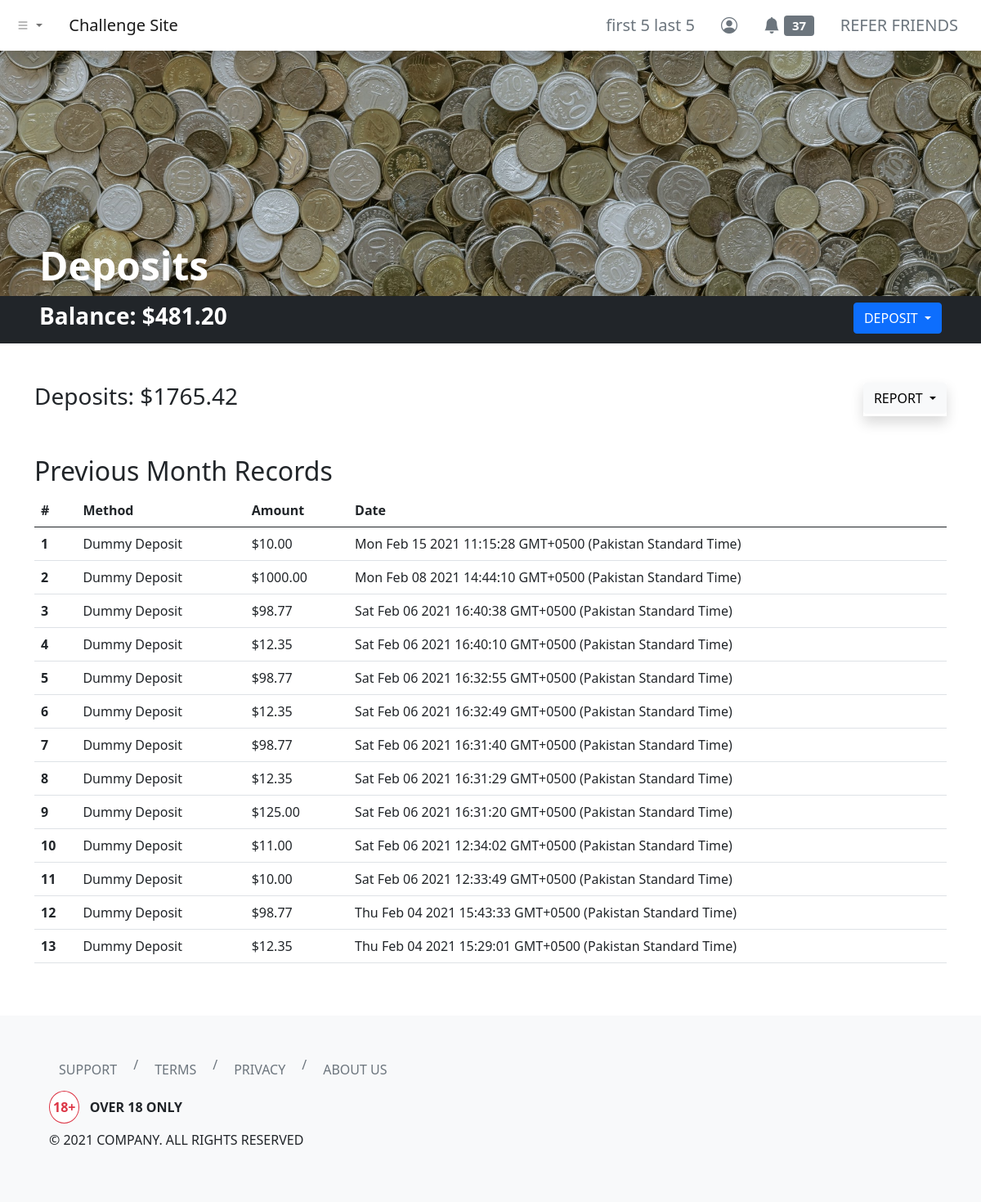
Page /dashboard/deposits/?report-filter=previous-month (signed in) on the committed database.
### tables this page shows
CREATE TABLE `users` (
  `id` int(11) NOT NULL,
  `username` varchar(255) NOT NULL,
  `first_name` varchar(255) NOT NULL,
  `last_name` varchar(255) NOT NULL,
  `email` varchar(255) NOT NULL,
  `user_password` varchar(255) NOT NULL,
  `balance` decimal(65,30) UNSIGNED NOT NULL DEFAULT 0.000000000000000000000000000000,
  `skill_points` int(11) NOT NULL
);

CREATE TABLE `deposit_log` (
  `deposit_id` int(11) NOT NULL,
  `deposit_by` int(11) NOT NULL,
  `method` varchar(255) NOT NULL,
  `amount` decimal(65,30) UNSIGNED NOT NULL,
  `client_date` varchar(255) NOT NULL,
  `server_timestamp` timestamp NOT NULL DEFAULT current_timestamp()
);

### php-apis/clean-input.php (called while the page is built)
<?php
function clean_input($data)
{
    $data = trim($data);
    $data = stripslashes($data);
    $data = htmlspecialchars($data);
    return $data;
}

### dashboard/deposits/index.php (the view, shortened to what this page needs)
<?php
include '../../header.php';
?>
<link rel="stylesheet" href="./index.css">
<div class="hero bg-dark d-flex align-items-end px-5">
    <h1 class="text-white display-5 fw-bold">Deposits</h1>
</div>
<div class="container-fluid bg-dark py-2 px-5">
    <div class="row">
        <div class="col d-flex justify-content-between">
            <h3 class="text-white fw-bold">Balance:
                <?php
                include_once '../../php-apis/db-config.php';
                include_once '../../php-apis/clean-input.php';
                $user_id = $_SESSION['id'];
                $sql3 = "SELECT * FROM users WHERE id=$user_id";
                $result3 = mysqli_query($conn, $sql3);
                if (mysqli_num_rows($result3) > 0) {
                    while ($row3 = mysqli_fetch_assoc($result3)) {
                        echo '$' . number_format($row3['balance'], 2, '.', '');
                    }
                } else {
                    header("Location: ../../php-apis/logout.php");
                    die();
                }
                ?>
            </h3>
            <div class="dropdown">
                <button class="btn btn-primary dropdown-toggle text-uppercase" type="button" data-bs-toggle="dropdown" aria-expanded="false">
                    Deposit
                </button>
            </div>
        </div>
    </div>
</div>
<div class="container my-5">
    <div class="row">
        <div class="col">
            <h3>Deposits:
                <?php
                $sql = "SELECT SUM(amount) AS depositSum FROM deposit_log WHERE deposit_by = $user_id";
                $result = mysqli_query($conn, $sql);
                if (mysqli_num_rows($result) > 0) {
                    while ($row = mysqli_fetch_assoc($result)) {
                        echo '$' . number_format($row['depositSum'], 2, '.', '');
                    }
                } else {
                    echo "$0.00";
                }
                ?>
            </h3>
        </div>
        <div class="col d-flex">
            <div class="dropdown shadow ms-auto">
                <button class="btn btn-light dropdown-toggle text-uppercase" type="button" data-bs-toggle="dropdown" aria-expanded="false">
                    Report
                </button>
            </div>
        </div>
    </div>
</div>
<div class="container my-5">
    <div class="row">
        <div class="col">
            <h2 class="text-capitalize"><?php echo (isset($_GET['report-filter']) && !empty($_GET['report-filter'])) ? (str_replace("-", " ", mysqli_real_escape_string($conn, clean_input($_GET['report-filter'])))) : ("All") ?> Records</h2>
            <table class="table">
                <thead>
                    <tr>
                        <th scope="col">#</th>
                        <th scope="col">Method</th>
                        <th scope="col">Amount</th>
                        <th scope="col">Date</th>
                    </tr>
                </thead>
                <tbody>
                    <?php
                    if (isset($_GET['report-filter']) && !empty($_GET['report-filter'])) {
                        $reportFilter = mysqli_real_escape_string($conn, clean_input($_GET["report-filter"]));
                        switch ($reportFilter) {
                            case "previous-month":
                                $sql2 = "SELECT * FROM deposit_log WHERE YEAR(server_timestamp) = YEAR(CURRENT_DATE() - INTERVAL 1 MONTH) AND MONTH(server_timestamp) = MONTH(CURRENT_DATE() - INTERVAL 1 MONTH) AND deposit_by = $user_id ORDER BY server_timestamp DESC";
                                break;
                        }
                    } else {
                        $sql2 = "SELECT * FROM deposit_log WHERE deposit_by = $user_id ORDER BY server_timestamp DESC";
                    }
                    $result2 = mysqli_query($conn, $sql2);
                    if (mysqli_num_rows($result2) > 0) {
                        $count = 1;
                        while ($row2 = mysqli_fetch_assoc($result2)) {
                    ?>
                            <tr>
                                <th scope="row"><?php echo $count; ?></th>
                                <td><?php echo $row2['method']; ?></td>
                                <td><?php echo '$' . number_format($row2['amount'], 2, '.', ''); ?></td>
                                <td><?php echo $row2['client_date']; ?></td>
                            </tr>
                        <?php
                            $count++;
                        }
                    } else {
                        ?>
                        <tr>
                            <td colspan="4" class="text-center text-danger">No Records Found!</td>
                        </tr>
                    <?php } ?>
                </tbody>
            </table>
        </div>
    </div>
</div>
<?php
include '../../footer.php';
?>

### header.php (shortened to what this page needs)
<?php
function urlPrefix()
{
    if (basename(getcwd()) === basename(__DIR__)) {
        return './';
    } elseif (basename(dirname(getcwd())) === basename(__DIR__)) {
        return '../';
    } elseif (basename(dirname(dirname(getcwd()))) === basename(__DIR__)) {
        return '../../';
    } elseif (basename(dirname(dirname(dirname(getcwd())))) === basename(__DIR__)) {
        return '../../../';
    } else {
        return './';
    }
}
?>
<!DOCTYPE html>
<html lang="en">
<head>
    <link href="https://cdn.jsdelivr.net/npm/bootstrap@5.0.0-beta2/dist/css/bootstrap.min.css" rel="stylesheet">
    <link rel="stylesheet" href="https://cdn.jsdelivr.net/npm/bootstrap-icons@1.3.0/font/bootstrap-icons.css">
</head>
<body>
    <nav class="navbar navbar-expand-sm navbar-light bg-white shadow">
        <div class="container-fluid">
            <ul class="navbar-nav me-4">
                <li class="nav-item dropdown">
                    <a class="nav-link dropdown-toggle" href="#" id="navbarDropdownMenuLink" role="button" data-bs-toggle="dropdown" aria-expanded="false">
                        <i class="bi bi-list"></i>
                    </a>
                </li>
            </ul>
            <a class="navbar-brand" href="<?php echo urlPrefix(); ?>">Challenge Site</a>
            <div class="collapse navbar-collapse" id="navbarNavDropdown">
                <ul class="navbar-nav ms-auto">
                    <?php if (isset($_SESSION['id'])) { ?>
                        <li class="nav-item">
                            <a class="btn btn-lg btn-outline-secondary border-0" aria-current="page" href="<?php echo urlPrefix() . 'dashboard/profile/'; ?>">
                                <?php
                                include_once urlPrefix() . 'php-apis/db-config.php';
                                $user_id = $_SESSION['id'];
                                $sql = "SELECT * FROM users WHERE id=$user_id";
                                $result = mysqli_query($conn, $sql);
                                if (mysqli_num_rows($result) > 0) {
                                    while ($row = mysqli_fetch_assoc($result)) {
                                        echo $row['first_name'] . ' ' . $row['last_name'];
                                    }
                                } else {
                                    header("Location: " . urlPrefix() . "php-apis/logout.php");
                                    die();
                                }
                                ?>
                            </a>
                        </li>
                        <li class="nav-item">
                            <a class="btn btn-lg btn-outline-secondary border-0" aria-current="page" href="<?php echo urlPrefix() . 'dashboard/profile/'; ?>"><i class="bi bi-person-circle"></i></a>
                        </li>
                        <li class="nav-item">
                            <a class="btn btn-lg btn-outline-secondary border-0" aria-current="page" href="<?php echo urlPrefix() . 'dashboard/notifications/'; ?>">
                                <i class="bi bi-bell-fill"></i>
                                <span class="badge bg-secondary">
                                    <?php
                                    $sql2 = "SELECT COUNT(*) AS unread_notifs FROM notifications WHERE notif_for = $user_id AND notif_status = 'unread'";
                                    $result2 = mysqli_query($conn, $sql2);
                                    if (mysqli_num_rows($result2) > 0) {
                                        while ($row2 = mysqli_fetch_assoc($result2)) {
                                            echo $row2['unread_notifs'];
                                        }
                                    } else {
                                        echo "0";
                                    }
                                    ?>
                                </span>
                            </a>
                        </li>
                        <li class="nav-item">
                            <a class="btn btn-lg btn-outline-secondary border-0" aria-current="page" href="<?php echo urlPrefix() . 'dashboard/refer/'; ?>">REFER FRIENDS</a>
                        </li>
                    <?php } else { ?>
                        <li class="nav-item">
                            <a class="btn btn-lg btn-outline-secondary border-0" aria-current="page" href="<?php echo urlPrefix() . 'login/'; ?>">ENTER</a>
                        </li>
                    <?php } ?>
                </ul>
            </div>
        </div>
    </nav>

### dashboard/deposits/index.css (style rules this page uses)
.hero { background-image: url('../../images/pawel-czerwinski-PtHP1wFSSYI-unsplash.jpg'); background-position: center; background-repeat: no-repeat; background-size: cover; min-height: 300px; }

### rows in the picture
users: first_name "first 5", last_name "last 5", balance "481.20"
deposit_log: method "Dummy Deposit", amount "10.00", client_date "Mon Feb 15 2021 11:15:28 GMT+0500 (Pakistan Standard Time)"
deposit_log: method "Dummy Deposit", amount "1000.00", client_date "Mon Feb 08 2021 14:44:10 GMT+0500 (Pakistan Standard Time)"
deposit_log: method "Dummy Deposit", amount "98.77", client_date "Sat Feb 06 2021 16:40:38 GMT+0500 (Pakistan Standard Time)"
deposit_log: method "Dummy Deposit", amount "12.35", client_date "Sat Feb 06 2021 16:40:10 GMT+0500 (Pakistan Standard Time)"
deposit_log: method "Dummy Deposit", amount "98.77", client_date "Sat Feb 06 2021 16:32:55 GMT+0500 (Pakistan Standard Time)"
deposit_log: method "Dummy Deposit", amount "12.35", client_date "Sat Feb 06 2021 16:32:49 GMT+0500 (Pakistan Standard Time)"
deposit_log: method "Dummy Deposit", amount "98.77", client_date "Sat Feb 06 2021 16:31:40 GMT+0500 (Pakistan Standard Time)"
deposit_log: method "Dummy Deposit", amount "12.35", client_date "Sat Feb 06 2021 16:31:29 GMT+0500 (Pakistan Standard Time)"
deposit_log: method "Dummy Deposit", amount "125.00", client_date "Sat Feb 06 2021 16:31:20 GMT+0500 (Pakistan Standard Time)"
deposit_log: method "Dummy Deposit", amount "11.00", client_date "Sat Feb 06 2021 12:34:02 GMT+0500 (Pakistan Standard Time)"
deposit_log: method "Dummy Deposit", amount "10.00", client_date "Sat Feb 06 2021 12:33:49 GMT+0500 (Pakistan Standard Time)"
deposit_log: method "Dummy Deposit", amount "98.77", client_date "Thu Feb 04 2021 15:43:33 GMT+0500 (Pakistan Standard Time)"
deposit_log: method "Dummy Deposit", amount "12.35", client_date "Thu Feb 04 2021 15:29:01 GMT+0500 (Pakistan Standard Time)"

### other values in the picture
$row2['unread_notifs'] "37"
$row['depositSum'] "1765.42"
